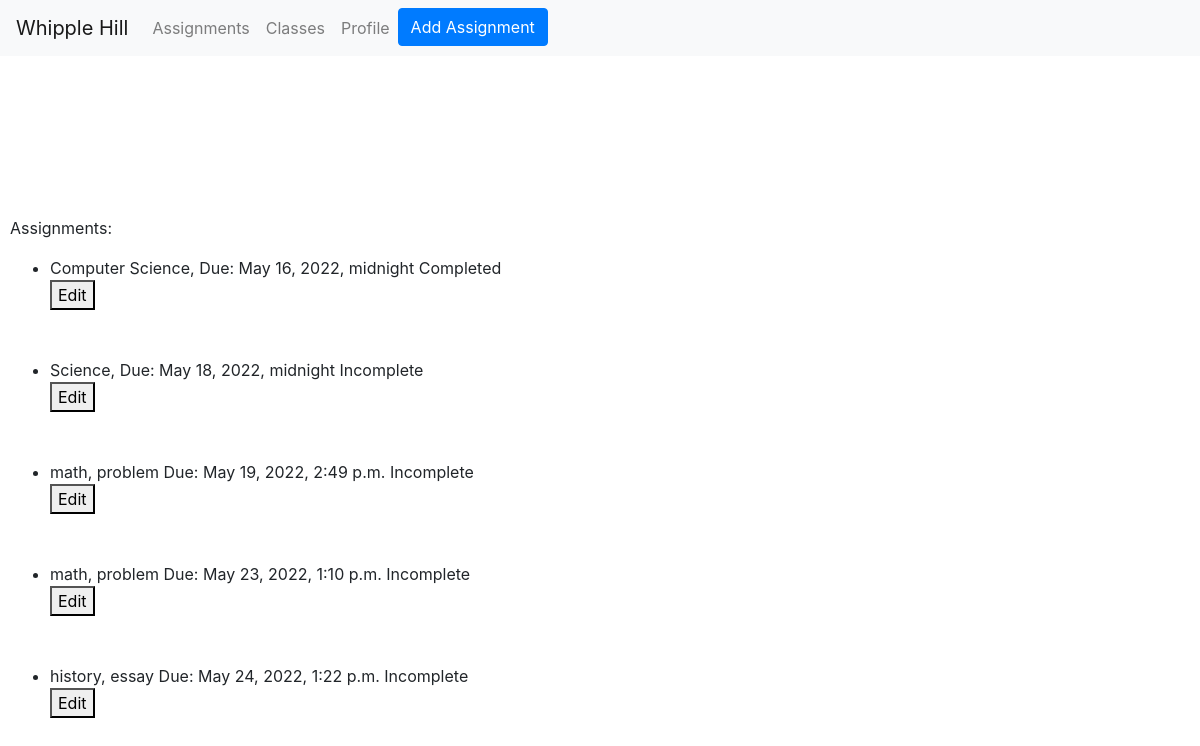
The app's page /assignments/sophia (signed in), older data.
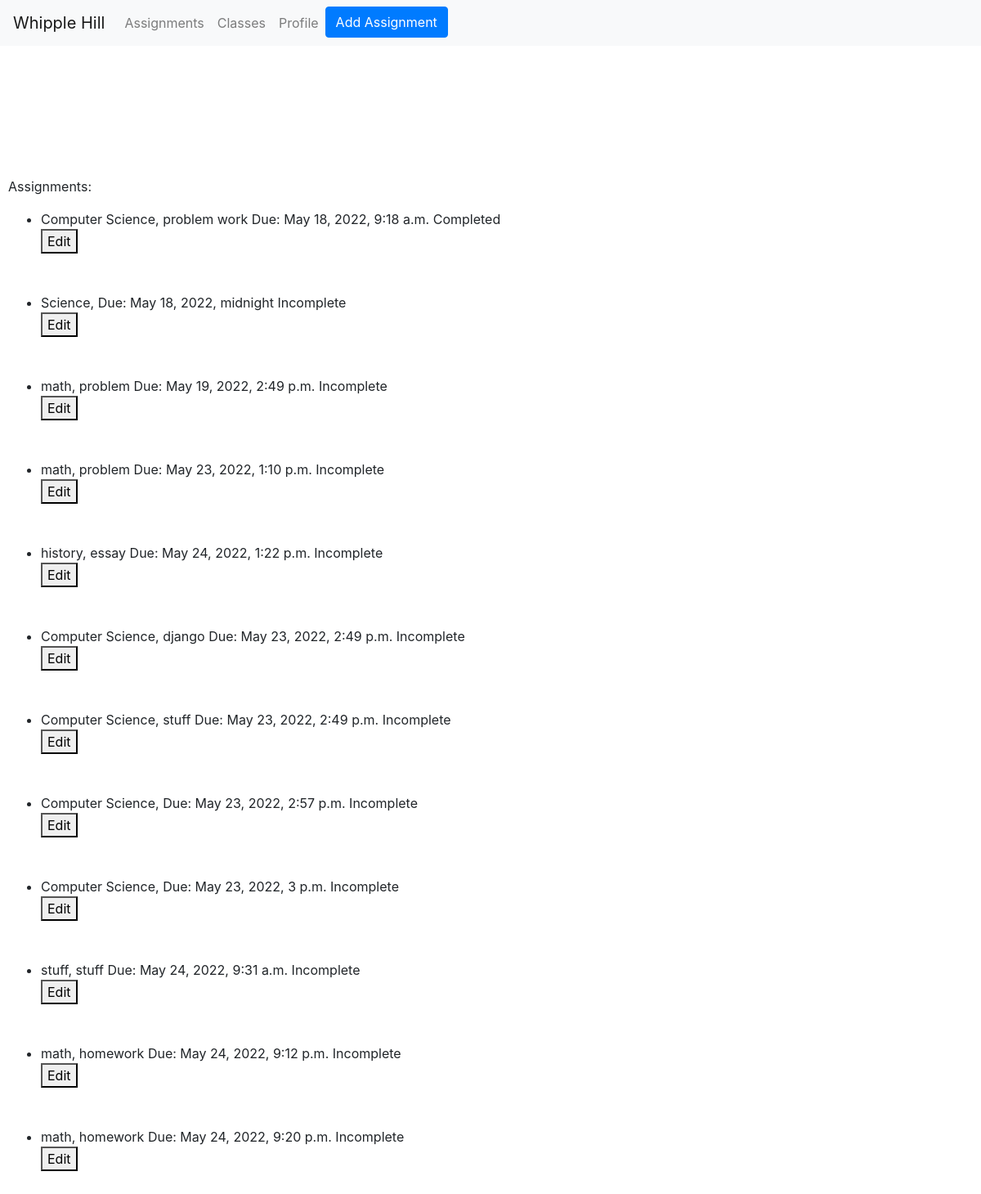
The same page, newer data.
### assignments/models.py (models this page shows)
class Assignment(models.Model):
    userAssignments = models.ForeignKey(User, on_delete=models.CASCADE)
    name = models.TextField(default="", blank=True)
    description = models.TextField(default="",blank=True)
    dueDate = models.DateTimeField('date due')
    complete = models.BooleanField(default=False)

### assignments/views.py (the view, shortened to what this page needs)
# urls.py: path('assignments/<username>',views.AssignmentView.as_view(),name='assignments'),
class AssignmentView(View):
    def get(self, request, username):
        user = User.objects.get(username = username)
        allAssignments = Assignment.objects.filter(userAssignments=user)
        context = {'allAssignments': allAssignments,
        'user': user,
        'authenticated': request.user
        }
        return render(request, 'assignments/assignment.html', context)

### assignments/templates/assignments/assignment.html (shortened to what this page needs)
<!DOCTYPE html>
<html lang = "en">
<head>
  <link rel="stylesheet" href="https://maxcdn.bootstrapcdn.com/bootstrap/4.5.2/css/bootstrap.min.css">
  <link rel="stylesheet" href = "style.css">
</head>
  <nav class="navbar navbar-expand-sm bg-light navbar-light fixed-top">
    <a class="navbar-brand" href="{% url 'index' %}">
      Whipple Hill
    </a>
    <div class="collapse navbar-collapse" id="collapsibleNavbar">
      <ul class="navbar-nav">
      {% if user.is_authenticated %}
        <li class="nav-item">
          <a class="nav-link" href="{% url 'assignments' user.username %}">
            Assignments
          </a>
        </li>
        <li class="nav-item">
            <a class="nav-link" href="{% url 'classes' user.username %}">
              Classes
            </a>
        </li>
        <li class="nav-item">
            <a class="nav-link" href= "{% url 'profile' user.username %}">
              Profile
            </a>
        </li>
        <li class="nav-item">
          <form method = 'POST' action='{% url "make" user.username %}'>
            <button type="submit" class = "btn btn-primary"> Add Assignment </button>
          </form>
        </li>
      {% endif %}
      </ul>
    </div>
  </nav>
  <br></br>
  <br></br>
  <body>
    {% if authenticated == user %}
      <p> Assignments: </p>
      <ul>
        {% for assignment in allAssignments %}
          <li>
            {% if assignment.complete %}
              {{assignment.name}}, {{assignment.description}} Due: {{assignment.dueDate}} Completed
            {% else %}
              {{assignment.name}}, {{assignment.description}} Due: {{assignment.dueDate}} Incomplete
            {% endif %}
          </li>
          <form method = 'POST' action='{% url "editassignment" user.username %}'>
            <button type="submit" > Edit </button class = "btn btn-primary">
          </form>
          <br></br>
        {% endfor %}
        <br></br>
      </ul>
    {% else %}
      <p> You do not have permission to view this user's assignments. </p>
      <form method='POST' action='{% url "index" %}'>
        {% csrf_token %}
        <button type = "submit"  class = "btn btn-primary"> Return Home </button>
      </form>
    {% endif %}
  </body>
</html>

### assignments/templates/assignments/style.css (style rules this page uses)
body { padding-top: 120px; margin-left: 10px }

Row changes from the older to the newer data that the page shows:
changed Assignment: description (not shown) → "problem work"; dueDate "May 16, 2022, midnight" → "May 18, 2022, 9:18 a.m."
added Assignment: name "Computer Science", description "django", dueDate "May 23, 2022, 2:49 p.m."
added Assignment: name "Computer Science", description "stuff", dueDate "May 23, 2022, 2:49 p.m."
added Assignment: name "Computer Science", dueDate "May 23, 2022, 2:57 p.m."
added Assignment: name "Computer Science", dueDate "May 23, 2022, 3 p.m."
added Assignment: name "stuff", description "stuff", dueDate "May 24, 2022, 9:31 a.m."
added Assignment: name "math", description "homework", dueDate "May 24, 2022, 9:12 p.m."
added Assignment: name "math", description "homework", dueDate "May 24, 2022, 9:20 p.m."
